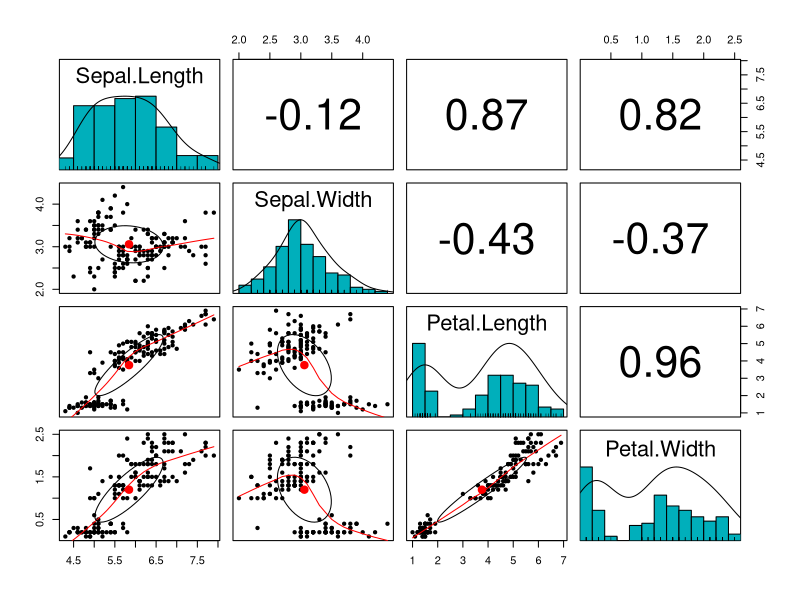
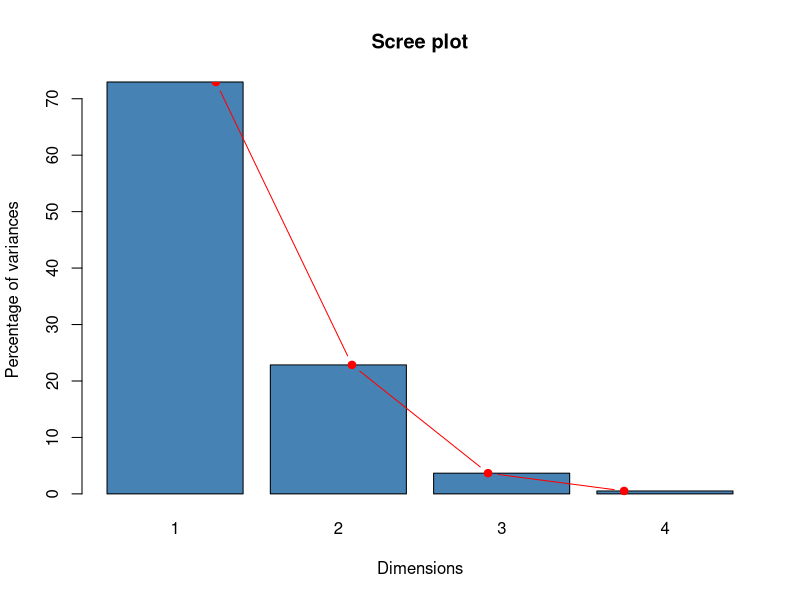
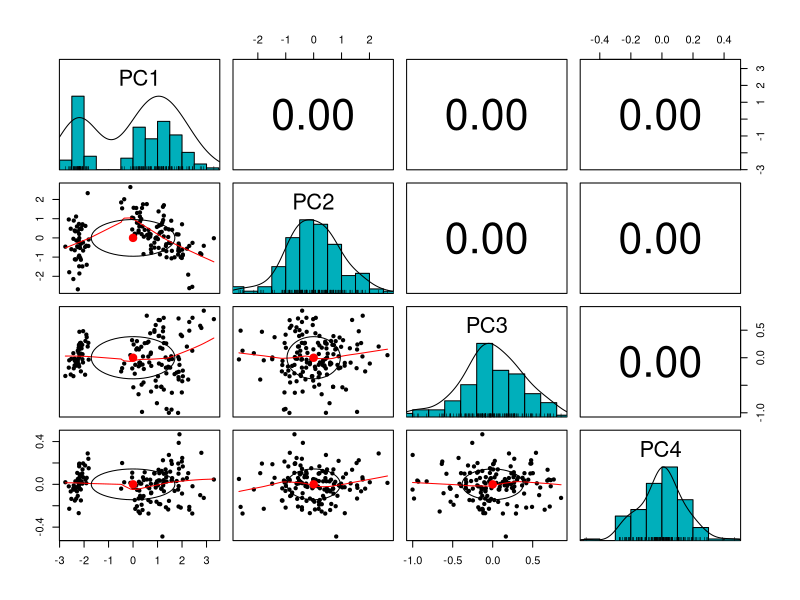
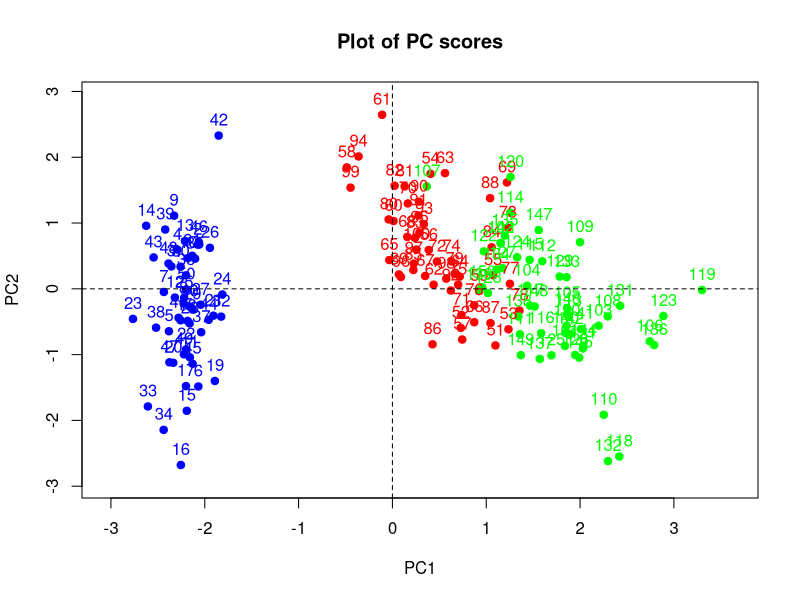
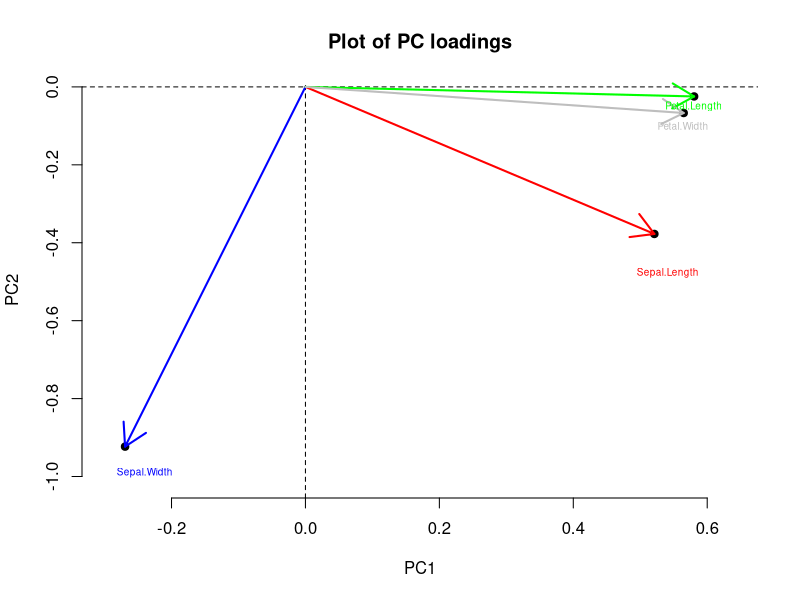
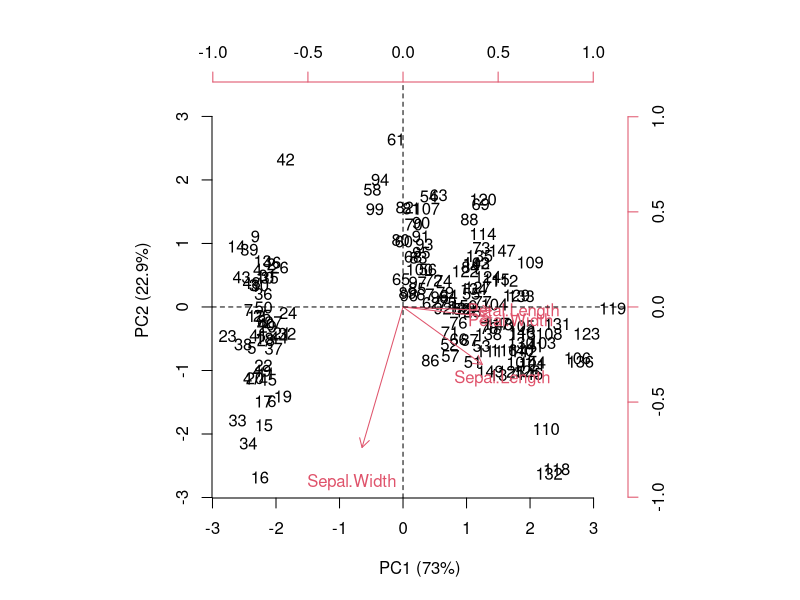
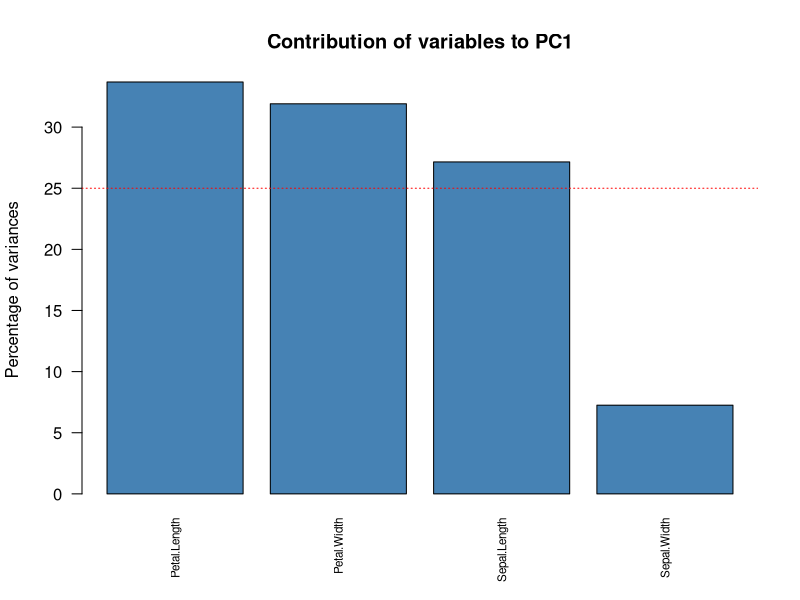

Write R code to recreate these figures, in order.
## ---- chunk 1

## ---- chunk 2
head(iris)
## ---- chunk 3
library(psych)
pairs.panels(iris[,-5],
             method = "pearson", # correlation method
             hist.col = "#00AFBB",
             density = TRUE,  # show density plots
             ellipses = TRUE # show correlation ellipses
             )
## ---- chunk 4
sd <- apply(iris[,-5], 2, sd)
sd
## ---- chunk 5
S <- cor(iris[,-5])
eigdec <- eigen(S)
eigdec
## ---- chunk 6
eig <-  eigdec$values
eig
## ---- chunk 7
pc_loading <-  eigdec$vectors
rownames(pc_loading) <- colnames(iris[,-5])
pc_loading
## ---- chunk 8
# Variances in percentage
eig <-  eigdec$values
variance <- eig*100/sum(eig)
# Cumulative variances
cumvar <- cumsum(variance)
eig2<- data.frame(eig = eig, variance = variance,
                  cumvariance = cumvar)
eig2 
## ---- chunk 9
barplot(eig2[, 2], names.arg=1:nrow(eig2),
        main = "Scree plot",
        xlab = "Dimensions",
        ylab = "Percentage of variances",
        col ="steelblue")
# Add connected line segments to the plot
lines(x = 1:nrow(eig2), eig2[, 2],
      type="b", pch=19, col = "red")

## ---- chunk 10
pc_score = as.matrix(scale(iris[,-5]))%*% pc_loading
colnames(pc_score) <- paste0("PC", 1:4)
pc_score[1:4,]
## ---- chunk 11
library(psych)
pairs.panels(pc_score,
             method = "pearson", # correlation method
             hist.col = "#00AFBB",
             density = TRUE,  # show density plots
             ellipses = TRUE # show correlation ellipses
)
## ---- chunk 12
pc_score2 <- as.data.frame(pc_score[,1:2])
pc_score2$Species <- iris$Species
rownames(pc_score2) <- seq(1:150)
xlim <- range(pc_score2[,1])*1.1
ylim <- range(pc_score2[,2])*1.1

plot(pc_score2[,1:2], pch=19, xlim = xlim, ylim=ylim, main = "Plot of PC scores",
     col=c("blue","red","green")[pc_score2$Species])
text(pc_score2[,1:2], labels =rownames(pc_score2[,1:2]),
     pos = 3, col=c("blue","red","green")[pc_score2$Species])
abline(v=0, h=0, lty = 2)

## ---- chunk 13
colnames(pc_loading) <- paste0("PC", 1:4)
pc_loading2 <- pc_loading[,1:2]

par(bty = 'n')
xlim <- range(pc_loading2[,1])*1.1
ylim <- range(pc_loading2[,2])*1.1

plot(pc_loading2[,1:2], pch=19, xlim = xlim, ylim=ylim, main = "Plot of PC loadings")
abline(v=0, h=0, lty = 2)
arrows(x0=0, y0=0, x1= pc_loading2[1,1],
       y1 = pc_loading2[1,2],col="red",lwd=2)
arrows(x0=0, y0=0, x1 = pc_loading2[2,1],
       y1 = pc_loading2[2,2],col="blue",lwd=2)
arrows(x0=0, y0=0, x1= pc_loading2[3,1],
       y1 = pc_loading2[3,2],col="green",lwd=2)
arrows(x0=0, y0=0, x1 = pc_loading2[4,1],
       y1 = pc_loading2[4,2],col="grey",lwd=2)
text(0.541, -0.477, "Sepal.Length",cex = .6,col="red" )
text(-0.240, -0.99, "Sepal.Width",cex = .6,col="blue")
text(0.580, -0.05, "Petal.Length",cex = .6,col="green" )
text(0.564, -0.10, "Petal.Width",cex = .6,col="grey")

## ---- chunk 14
biplot(pc_score2[,1:2],pc_loading2, xlab="PC1 (73%)", ylab="PC2 (22.9%)")
abline(v=0, h=0, lty = 2)
## ---- chunk 15
cor(iris[,-5], pc_score[,1:2])
## ---- chunk 16
cos2 <-  (cor(iris[,-5], pc_score[,1:2]))^2
cos2
## ---- chunk 17
comp.cos2 <- apply(cos2, 2, sum)
contrib2 <- function(cos2, comp.cos2){cos2*100/comp.cos2}
contrib <- t(apply(cos2,1, contrib2, comp.cos2))
contrib
## ---- chunk 18
names1 = c("Petal.Length", "Petal.Width","Sepal.Length", "Sepal.Width")
barplot(contrib[order(contrib[, 1],decreasing = T),1], names.arg=names1, 
        main = "Contribution of variables to PC1",
        xlab = " ",
        ylab = "Percentage of variances",
        col ="steelblue",las=2,cex.names=0.7)
abline(h=25, col="red",lty=3, lwd =1)


